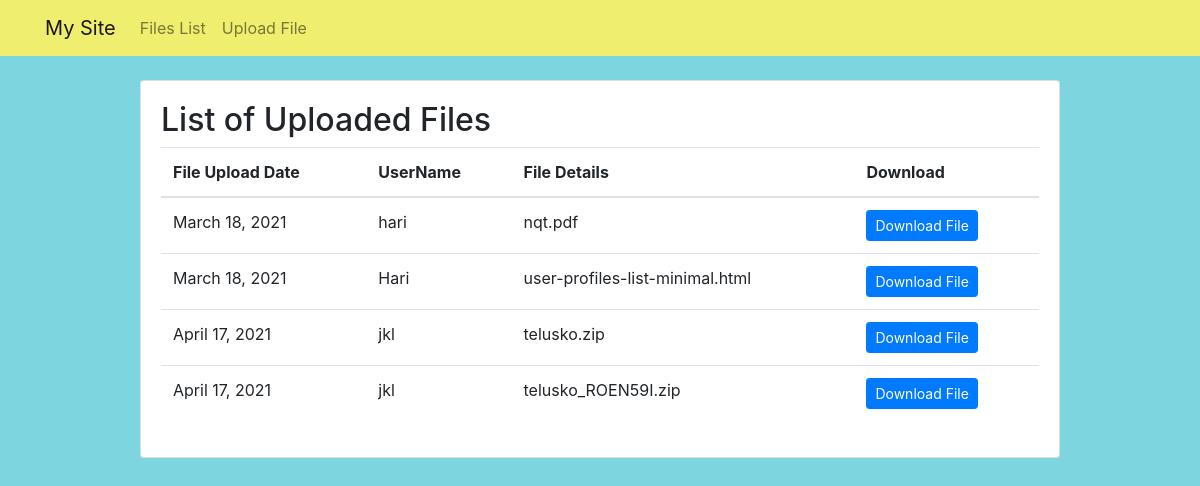
Before: /files with the older database file.
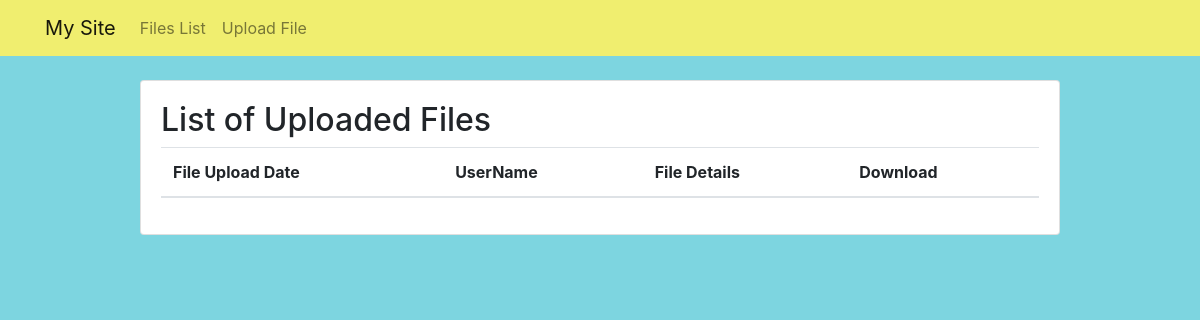
After: the same page with the newer database file.
### app/models.py (models this page shows, shortened)
class File(models.Model):
    username = models.CharField(max_length=100)
    date_of_file_upload = models.DateField()
    file = models.FileField(upload_to='')

### app/views.py (the view)
# urls.py: path('files',views.files_list,name='files_list'),
def files_list(request):
    files = File.objects.all()
    return render(request,'files_list.html',{
        'files':files
    })

### app/templates/files_list.html (shortened to what this page needs)
{% extends 'base.html' %}
{% block content %}
<h2>List of Uploaded Files</h2>
<table class="table">
    <thead>
        <tr>
            <th>File Upload Date</th>
            <th>UserName</th>
            <th>File Details</th>
            <th>Download</th>
        </tr>
    </thead>
    <tbody>
        {% for file in files %}
        <tr>
            <td>{{file.date_of_file_upload}}</td>
            <td>{{file.username}}</td>
            <td>{{file.file}}</td>
            <td>
                <a href="{{file.file.url}}" class="btn btn-primary btn-sm">
                    Download File
                </a>
            </td>
        </tr>
        {% endfor %}
    </tbody>
</table>
{% endblock %}

### app/templates/base.html (shortened to what this page needs)
{% load static %}
<!doctype html>
<html lang="en">
<head>
  <link rel="stylesheet" href="https://stackpath.bootstrapcdn.com/bootstrap/4.1.3/css/bootstrap.min.css">
  <link rel="stylesheet" type="text/css" href="{% static 'css/app.css' %}">
</head>
<body>
  <nav class="navbar navbar-expand-lg navbar-light mb-4" style="background-color:#f0ee6f">
    <div class="container">
      <a class="navbar-brand" href="{% url 'home' %}">My Site</a>
      <div class="collapse navbar-collapse" id="navbarSupportedContent">
        <ul class="navbar-nav">
          <li class="nav-item">
            <a class="nav-link" href="{% url 'files_list' %}">Files List</a>
          </li>
          <li class="nav-item">
            <a class="nav-link" href="{% url 'file_upload' %}">Upload File</a>
          </li>
        </ul>
      </div>
    </div>
  </nav>
  <div class="container">
    <div class="row justify-content-center">
      <div class="col-lg-10 col-md-12">
        <div class="card mb-4">
          <div class="card-body">
            {% block content %}
            {% endblock %}
          </div>
        </div>
      </div>
    </div>
  </div>
</body>
</html>

### static/css/app.css (style rules this page uses)
body { background-color: #7dd5e0; }

Changed rows visible on the page:
removed File: date_of_file_upload "March 18, 2021", username "hari", file "nqt.pdf"
removed File: date_of_file_upload "March 18, 2021", username "Hari", file "user-profiles-list-minimal.html"
removed File: date_of_file_upload "April 17, 2021", username "jkl", file "telusko.zip"
removed File: date_of_file_upload "April 17, 2021", username "jkl", file "telusko_ROEN59I.zip"
